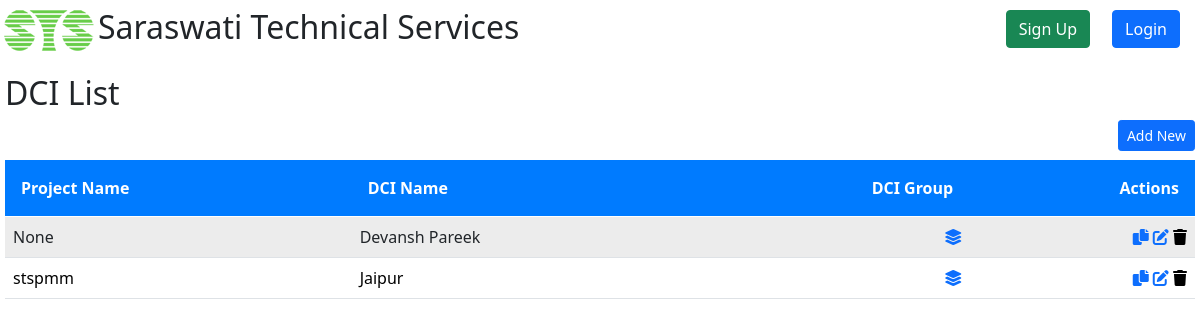
The page /dci/dciList on the database as committed earlier.
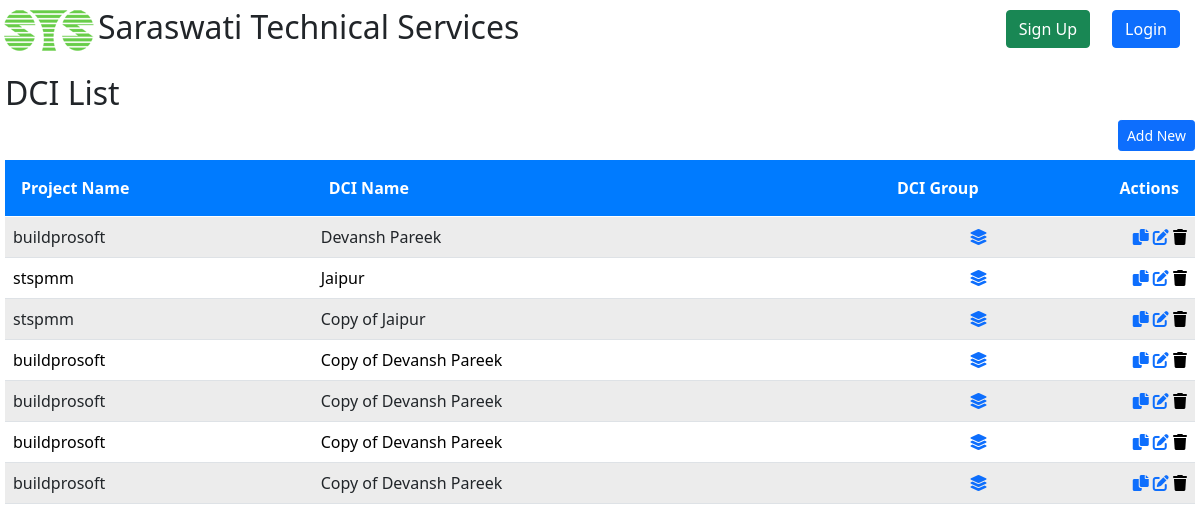
The same page on the database as committed later.
### DCI/models.py (models this page shows, shortened)
class DCI(models.Model):
    project = models.ForeignKey(Project, on_delete=models.CASCADE, null=True , blank=True)
    name = models.CharField(max_length=30, blank=True, null=True)

### Project/models.py (models this page shows)
class Project(models.Model):
    projectProposal = models.ForeignKey(ProjectProposal, on_delete=models.CASCADE, blank=True, null=True)
    projectName = models.CharField(max_length=30, blank=True, null=True)
    cost = models.DecimalField(max_digits=15, decimal_places=2, blank=True, null=True)
    agency = models.CharField(max_length=25, blank=True, null=True)
    description = models.TextField(blank=True, null=True)
    sector = models.OneToOneField(Sector, on_delete=models.CASCADE, blank=True, null=True)
    scopeItems = models.ForeignKey(ScopeItem, on_delete=models.CASCADE, blank=True, null=True)
    incharge = models.ForeignKey(Staff, related_name='incharge_projects', on_delete=models.CASCADE, blank=True, null=True)
    dateOfCommencement = models.DateField(blank=True, null=True)
    lastDateOfDelivery = models.DateField(blank=True, null=True)
    def __str__(self):
        return self.projectName if self.projectName else "Unnamed Project"

### DCI/views.py (the view)
# urls.py: path('dciList', views.dciList, name='dciList'),
def dciList(request):
    dci = DCI.objects.select_related('project').all()
    context = {"dci": dci}
    return render(request, "dci/dciList.html", context)

### DCI/templates/dci/dciList.html (shortened to what this page needs)
{% extends 'registration/base.html' %}
{% block content %}
  <h2>DCI List</h2>
  <a href="{% url 'dciCreateView' %}">
    <button type="button" class="btn btn-primary btn-sm" style="float:right;">Add New</button>
  </a>
  <table class="table table-striped table-hover">
    <thead>
      <tr class="m-5 p-8 text-center">
        <th class="text-start">Project Name</th>
        <th class="text-start">DCI Name</th>
        <th class="text-end">DCI Group</th>
        <th class="text-end">Actions</th>
      </tr>
    </thead>
    <tbody>
      {% for dc in dci %}
        <tr class="text-center">
          <td class="text-start">{{ dc.project }}</td>
          <td class="text-start">{{ dc.name }}</td>
          <td class="text-end">
            <a href="{% url 'dciOfDciGroup' dc.id %}" data-bs-toggle="tooltip" title="View DCI Groups">
              <i class="fas fa-layer-group"></i>
            </a>
          </td>
          <td class="text-end">
            <a href="{% url 'copyDci' dc.id %}" data-bs-toggle="tooltip" title="Copy DCI"><i class="fas fa-copy"></i></a>
            <a href="{% url 'dciUpdateView' dc.id %}" data-bs-toggle="tooltip" title="Edit DCI"><i class="fas fa-edit"></i></a>
            <form action="{% url 'dciDeleteView' dc.id %}" method="post" style="display:inline;" id="delete-form-{{ dc.id }}">
                <button type="submit" style="border:none; background:none; padding:0;" data-bs-toggle="tooltip" title="Delete DCI">
                    <i class="fas fa-trash"></i>
                </button>
            </form>
        </td>
        </tr>
      {% endfor %}
    </tbody>
  </table>
{% endblock %}

### Base/templates/registration/base.html (shortened to what this page needs)
{% load static %}
<!DOCTYPE html>
<html lang="en">
  <head>
    <link rel="stylesheet" href="https://cdn.jsdelivr.net/npm/bootstrap@5.3.2/dist/css/bootstrap.min.css">
    <link href="https://cdnjs.cloudflare.com/ajax/libs/font-awesome/6.0.0-beta3/css/all.min.css" rel="stylesheet">
    <link rel="stylesheet" href="https://cdnjs.cloudflare.com/ajax/libs/font-awesome/6.0.0-beta3/css/all.min.css" />
<link href="https://stackpath.bootstrapcdn.com/bootstrap/5.0.0/css/bootstrap.min.css" rel="stylesheet">
  </head>
  <body>
    <h2>
      <img src="/media/sts.png" class="img-fluid" alt="STS">Saraswati Technical Services
      {% if user.is_authenticated %}
      <form id="logout-form" action="{% url 'logout' %}" method="POST" class="top-right-button">
        {% csrf_token %}
        <button type="submit" class="btn btn-danger">Logout</button>
      </form>
      {% else %}
      <a href="{% url 'login' %}" class="btn btn-primary top-right-button" role="button">Login</a>
      <a href="{% url 'signup' %}" class="btn btn-success top-right-button" style="right: 110px;" role="button">Sign Up</a>
      {% endif %}
    </h2>
    <div class="full-vh-vw">
      <div class="main-container">
        <div class="content">
          {% block content %}
          {% endblock %}
        </div>
      </div>
    </div>
  </body>
</html>

### Base/templates/registration/base.html (style rules this page uses)
html, body { height: 100%; margin: 0; overflow-x,overflow-y: hidden; }
.full-vh-vw { display: flex; flex-direction: column; height: 100vh; }
.main-container { display: flex; flex: 1; }
.content { flex: 1; padding: 5px; margin: 0px; }
.top-right-button { position: absolute; top: 10px; right: 20px; }
.table-striped tbody tr:nth-of-type(odd) { background-color: #f9f9f9; }
.table-striped tbody tr:nth-of-type(even) { background-color: #ffffff; }
.table th, .table td { vertical-align: middle; }
.table thead th { background-color: #007bff; color: white; text-align: center; }
.table th { padding: 1rem; }

Rows that differ between the two databases and show on the page:
changed DCI "Devansh Pareek": project "None" → "buildprosoft"
added DCI: project "stspmm", name "Copy of Jaipur"
added DCI: project "buildprosoft", name "Copy of Devansh Pareek"
added DCI: project "buildprosoft", name "Copy of Devansh Pareek"
added DCI: project "buildprosoft", name "Copy of Devansh Pareek"
added DCI: project "buildprosoft", name "Copy of Devansh Pareek"
